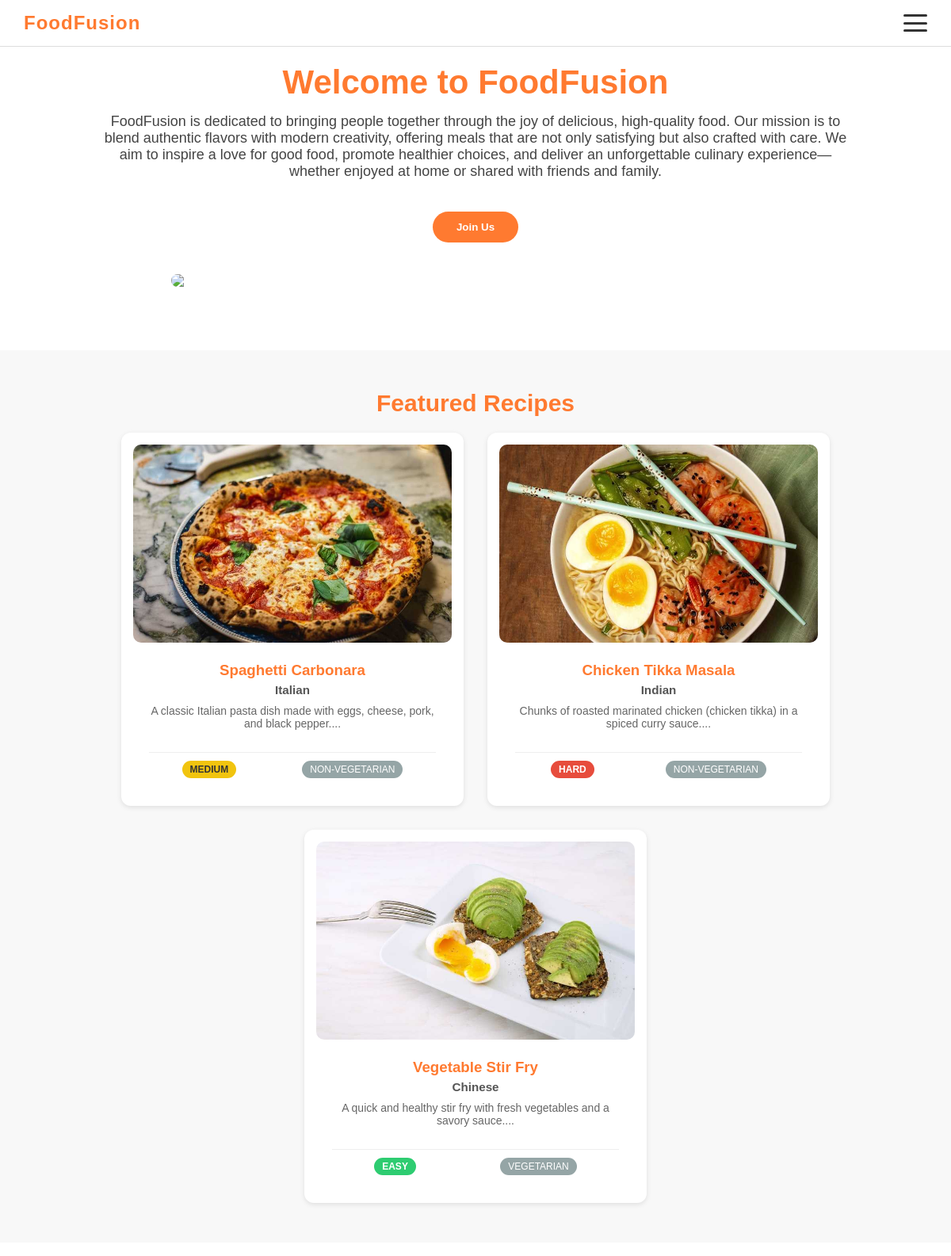
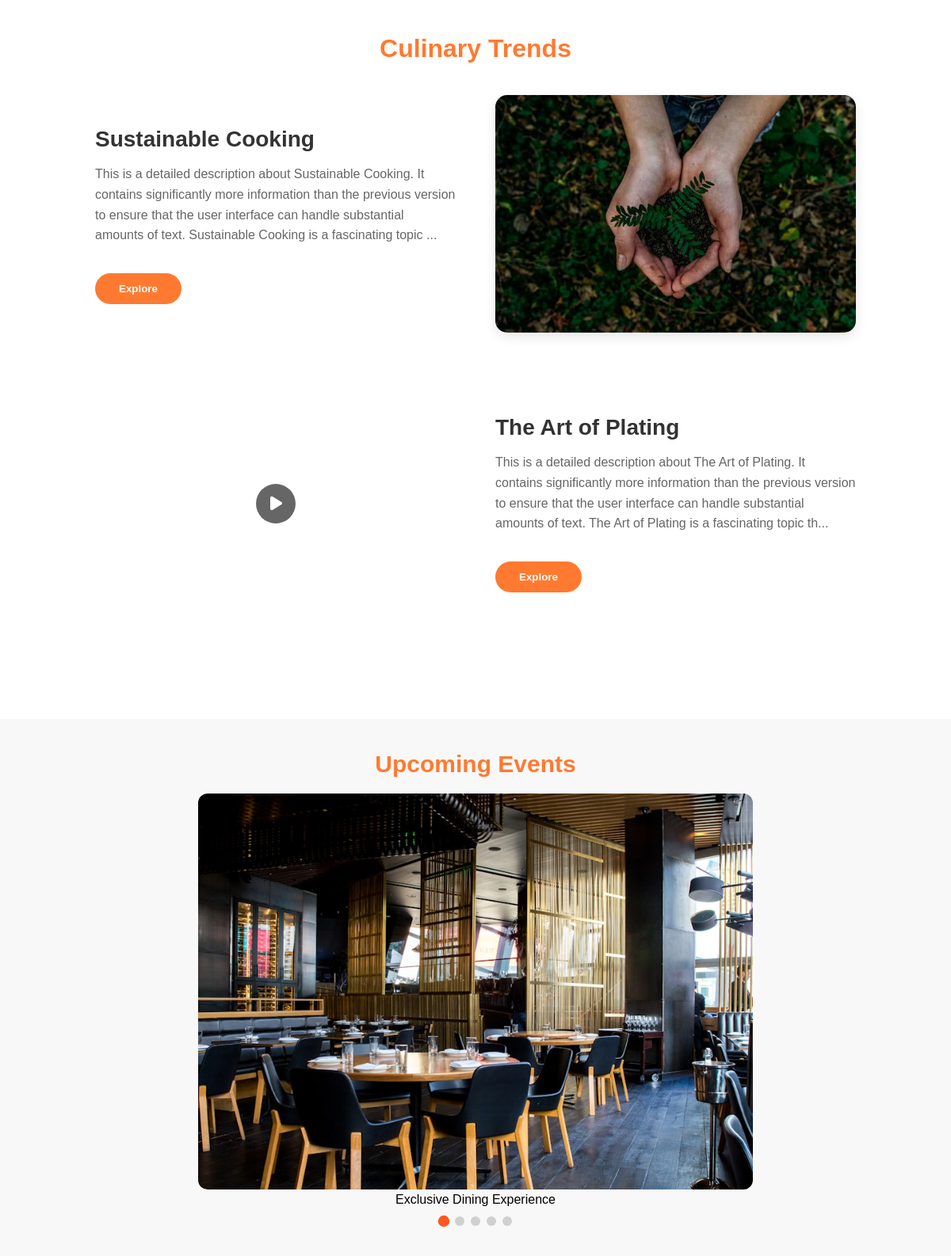
The page / (upper part) on the database its author committed (2 pictures, top to bottom).
### tables this page shows
CREATE TABLE `recipes` (
  `id` int(11) NOT NULL,
  `title` varchar(255) NOT NULL,
  `description` text NOT NULL,
  `ingredients` text NOT NULL,
  `cuisine_type` varchar(100) NOT NULL,
  `dietary_preference` varchar(100) NOT NULL,
  `difficulty` text NOT NULL,
  `image` varchar(255) DEFAULT NULL,
  `user_id` int(11) NOT NULL,
  `created_at` timestamp NOT NULL DEFAULT current_timestamp()
);

CREATE TABLE `resources` (
  `id` int(11) NOT NULL,
  `title` varchar(255) NOT NULL,
  `description` text DEFAULT NULL,
  `content` text DEFAULT NULL,
  `file_url` varchar(255) DEFAULT NULL,
  `resource_type` varchar(255) NOT NULL,
  `file_type` varchar(255) DEFAULT NULL,
  `user_id` int(11) DEFAULT NULL,
  `created_at` timestamp NOT NULL DEFAULT current_timestamp()
);

### index.php (the view, shortened to what this page needs)
<?php require("./database/config.php") ?>
<!DOCTYPE html>
<html lang="en">
<head>
    <link rel="stylesheet" href="./css/style.css?v=<?php echo time(); ?>">
    <link rel="stylesheet" href="https://cdnjs.cloudflare.com/ajax/libs/font-awesome/6.0.0/css/all.min.css">
</head>
<body>
    <?php require("./components/navbar.php") ?>
    <section class="intro-section">
        <div class="intro-content">
            <h1>Welcome to FoodFusion</h1>
            <p>FoodFusion is dedicated to bringing people together through the joy of delicious, high-quality food. Our mission is to blend authentic flavors with modern creativity, offering meals that are not only satisfying but also crafted with care. We aim to inspire a love for good food, promote healthier choices, and deliver an unforgettable culinary experience—whether enjoyed at home or shared with friends and family.</p>
            <?php if (isset($_SESSION['id'])): ?>
                <a class="join-btn" href="./community_cookbook.php">Explore</a>
            <?php else: ?>
                <button class="join-btn" onclick="openModal('registerModal')">Join Us</button>
            <?php endif; ?>
        </div>
        <img src="resources/hero.jpg" class="intro-img">
    </section>
    <section class="featured">
        <h2>Featured Recipes</h2>
        <div class="recipe-container">
            <?php
            $sql_recipes = "SELECT * FROM recipes ORDER BY id ASC LIMIT 3";
            $res_recipes = $connection->query($sql_recipes);
            if ($res_recipes->num_rows > 0) {
                while($row = $res_recipes->fetch_assoc()) {
                    $image = !empty($row['image']) ? $row['image'] : 'https://placehold.co/600x400?text=No+Image';
                    $recipeHref = "javascript:void(0)";
                    $recipeOnclick = "openModal('registerModal')";
                    if(isset($_SESSION['id'])) {
                        $recipeHref = "recipes.php";
                        $recipeOnclick = "";
                    } else {
                        $recipeHref = "#";
                        $recipeOnclick = "openModal('loginModal'); return false;";
                    }
            ?>
                <div class="recipe-card">
                    <a href="<?php echo $recipeHref; ?>" onclick="<?php echo $recipeOnclick; ?>">
                        <img src="<?php echo $image; ?>" alt="<?php echo $row['title']; ?>">
                    </a>
                    <div class="card-body">
                        <h3 style="margin-top:0;"><?php echo $row['title']; ?></h3>
                        <span class="cuisine-tag"><?php echo $row['cuisine_type']; ?></span>
                        <p><?php echo substr($row['description'], 0, 80) . '...'; ?></p>
                        <?php
                            $diffLower = strtolower($row['difficulty']);
                            $diffClass = 'medium';
                            if($diffLower == 'easy') $diffClass = 'easy';
                            if($diffLower == 'hard') $diffClass = 'hard';
                        ?>
                        <div class="meta-info-centered">
                            <span class="badge-diff <?php echo $diffClass; ?>"><?php echo $row['difficulty']; ?></span>
                            <span class="badge-diet"><?php echo $row['dietary_preference']; ?></span>
                        </div>
                    </div>
                </div>
            <?php
                }
            }
            ?>
        </div>
    </section>
    <section class="culinary-trends">
        <h2>Culinary Trends</h2>
        <?php
        $sql_trends = "SELECT * FROM resources WHERE resource_type = 'culinary' ORDER BY id ASC LIMIT 2";
        $res_trends = $connection->query($sql_trends);
        if ($res_trends->num_rows > 0) {
            while($trend = $res_trends->fetch_assoc()) {
                $trendAction = "";
                if(isset($_SESSION['id'])) {
                    $trendAction = "window.location.href='culinary_resources.php'";
                } else {
                    $trendAction = "openModal('loginModal')";
                }
                $trendImage = !empty($trend['file_url']) ? $trend['file_url'] : 'https://placehold.co/600x400?text=Trend';
        ?>
        <div class="zigzag-row">
            <div class="zigzag-img" onclick="<?php echo $trendAction; ?>" style="cursor: pointer;">
                <?php if(isset($trend['file_type']) && strpos($trend['file_type'], 'video') !== false): ?>
                    <div class="video-placeholder">
                        <video src="<?php echo $trend['file_url']; ?>" preload="metadata" style="width:100%; height:300px; object-fit:cover; pointer-events: none; border-radius: 15px;"></video>
                        <div class="play-overlay"><i class="fas fa-play"></i></div>
                    </div>
                <?php else: ?>
                    <img src="<?php echo $trendImage; ?>" alt="<?php echo $trend['title']; ?>">
                <?php endif; ?>
            </div>
            <div class="zigzag-content">
                <h3><?php echo $trend['title']; ?></h3>
                <p><?php echo substr($trend['content'], 0, 250) . '...'; ?></p>
                <button class="join-btn" onclick="<?php echo $trendAction; ?>">Explore</button>
            </div>
        </div>
        <?php
            }
        }
        ?>
    </section>
    <section class="carousel-section">
        <h2>Upcoming Events</h2>
        <div class="carousel" id="eventCarousel">
            <div class="slide">
                <img src="resources/carousel1.jpg">
                <p>Exclusive Dining Experience</p>
            </div>
        </div>
        <div class="carousel-dots" id="carouselDots"></div>
    </section>
</body>
</html>

### css/style.css (style rules this page uses)
* { margin: 0; padding: 0; box-sizing: border-box; font-family: Arial, sans-serif; }
body { background: #f8f8f8; }
.culinary-trends { padding: 60px 10%; background: #fff; }
.culinary-trends h2 { font-size: 32px; margin-bottom: 40px; color: #ff7a30; text-align: center; }
.zigzag-row { display: flex; align-items: center; gap: 50px; margin-bottom: 60px; }
.zigzag-row:nth-child(even) { flex-direction: row-reverse; }
.zigzag-img { flex: 1; }
.zigzag-img img { width: 100%; border-radius: 15px; box-shadow: 0 5px 15px rgba(0,0,0,0.1); height: 300px; object-fit: cover; }
.zigzag-content { flex: 1; }
.zigzag-content h3 { font-size: 28px; color: #333; margin-bottom: 15px; }
.zigzag-content p { font-size: 16px; color: #666; line-height: 1.6; margin-bottom: 25px; }
.intro-section { display: flex; align-items: center; padding: 80px 10%; gap: 40px; background: #fff; }
.intro-section img { width: 45%; border-radius: 15px; }
.intro-content h1 { font-size: 42px; color: #ff7a30; margin-bottom: 15px; }
.intro-content p { font-size: 18px; color: #444; margin-bottom: 30px; }
.join-btn { margin-top: 10px; text-decoration: none; background: #ff7a30; color: white; padding: 12px 30px; border-radius: 25px; border: none; font-weight: bold; cursor: pointer; }
.featured { padding: 50px 10%; }
.featured h2 { font-size: 30px; margin-bottom: 20px; color: #ff7a30; text-align: center; }
.recipe-container { display: flex; justify-content: center; gap: 30px; flex-wrap: wrap; }
.recipe-card { width: 30%; background: #ffffff; padding: 15px; border-radius: 12px; text-align: center; box-shadow: 0 2px 6px rgba(0, 0, 0, 0.1); }
.recipe-card img { width: 100%; border-radius: 10px; height: 250px; object-fit: cover; aspect-ratio: 1 / 1; }
.recipe-card h3 { margin-top: 15px; color: #ff7a30; margin-bottom: 5px; }
.recipe-card .cuisine-tag { color: #555; font-weight: bold; font-size: 0.95rem; margin-bottom: 10px; display: block; }
.recipe-card p { font-size: 14px; color: #666; margin-bottom: 20px; min-height: 40px; }
.meta-info-centered { display: flex; justify-content: space-around; align-items: center; margin-top: auto; padding-top: 10px; border-top: 1px solid #eee; }
.carousel-section { text-align: center; padding: 40px 20px; }
.carousel-section h2 { font-size: 30px; margin-bottom: 20px; color: #ff7a30; }
.carousel { max-width: 1000px; margin: 0 auto; position: relative; }
.slide { display: none; }
.slide img { width: 100%; border-radius: 12px; height: 500px; object-fit: cover; }
.carousel-dots { margin-top: 12px; display: flex; justify-content: center; gap: 8px; }
.card-body { padding: 20px; flex: 1; display: flex; flex-direction: column; }
.badge-diff { padding: 4px 10px; border-radius: 15px; font-size: 0.75rem; font-weight: bold; color: white; text-transform: uppercase; }
.badge-diff.easy { background-color: #2ecc71; }
.badge-diff.medium { background-color: #f1c40f; color: #333; }
.badge-diff.hard { background-color: #e74c3c; }
.badge-diet { padding: 4px 10px; border-radius: 15px; font-size: 0.75rem; background-color: #95a5a6; color: white; text-transform: uppercase; }
@media (max-width: 1250px) { .intro-section { flex-direction: column; text-align: center; } }
@media (max-width: 1250px) { .intro-section img { width: 80%; } }
@media (max-width: 1250px) { .recipe-container { flex-wrap: wrap; justify-content: center; } }
@media (max-width: 1250px) { .recipe-card { width: 45%; } }
@media (max-width: 1250px) { .carousel img { width: 70%; } }
.video-placeholder { position: relative; display: block; width: 100%; }
.play-overlay { position: absolute; top: 50%; left: 50%; transform: translate(-50%, -50%); background: rgba(0, 0, 0, 0.6); width: 50px; height: 50px; border-radius: 50%; display: flex; align-items: center; justify-content: center; pointer-events: none; transition: background 0.3s; z-index: 10; }
.play-overlay i { color: white; font-size: 20px; margin-left: 2px; }

### rows shown on the page
recipes: image (picture), title "Spaghetti Carbonara", cuisine_type "Italian", description "A classic Italian pasta dish made with eggs, cheese, pork, and black pepper.", difficulty "MEDIUM", dietary_preference "NON-VEGETARIAN"
recipes: image (picture), title "Chicken Tikka Masala", cuisine_type "Indian", description "Chunks of roasted marinated chicken (chicken tikka) in a spiced curry sauce.", difficulty "HARD", dietary_preference "NON-VEGETARIAN"
recipes: image (picture), title "Vegetable Stir Fry", cuisine_type "Chinese", description "A quick and healthy stir fry with fresh vegetables and a savory sauce.", difficulty "EASY", dietary_preference "VEGETARIAN"
resources: file_url (picture), title "Sustainable Cooking", content "This is a detailed description about Sustainable Cooking. It contains significantly more information than the previous version to ensure that the user interface can handle substantial amounts of text. Sustainable Cooking is a fascinating topic"
resources: title "The Art of Plating", content "This is a detailed description about The Art of Plating. It contains significantly more information than the previous version to ensure that the user interface can handle substantial amounts of text. The Art of Plating is a fascinating topic th"
